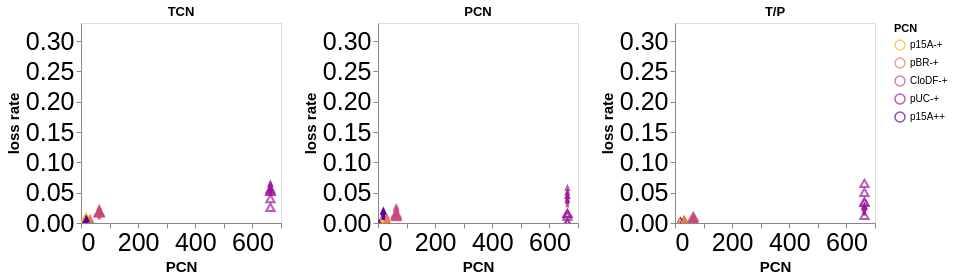

Source (notebook cell):
### Code cell
TCN_loss_PCNasX = alt.Chart(combined_scatter_DF).mark_point(size=70).encode(
    alt.X("averagePCN", axis=alt.Axis(labelFontSize=25, titleFontSize=15, grid=False), title='PCN'),
    alt.Y("rate_of_loss_log(transposon copy)", scale=alt.Scale(domain=[0, 0.33]), axis=alt.Axis(labelFontSize=25, titleFontSize=15, grid=False), title='loss rate'),
    color=alt.Color('PCN').scale(scheme=colorScheme,reverse=True),
    shape=alt.Shape('Kan:O', legend=None, scale=alt.Scale(range=['arrow', 'triangle']))
).properties(
    title='TCN',
    width=200,
    height=200
)

PCN_loss_PCNasX = alt.Chart(combined_scatter_DF).mark_point(size=70).encode(
    alt.X("averagePCN", axis=alt.Axis(labelFontSize=25, titleFontSize=15, grid=False), title='PCN'),
    alt.Y("rate_of_loss_log(plasmid copy)", scale=alt.Scale(domain=[0, 0.33]), axis=alt.Axis(labelFontSize=25, titleFontSize=15, grid=False), title='loss rate'),
    color=alt.Color('PCN').scale(scheme=colorScheme,reverse=True),
    shape=alt.Shape('Kan:O', legend=None, scale=alt.Scale(range=['arrow', 'triangle']))
).properties(
    title='PCN',
    width=200,
    height=200
)

Ratio_loss_PCNasX = alt.Chart(combined_scatter_DF).mark_point(size=70).encode(
    alt.X("averagePCN", axis=alt.Axis(labelFontSize=25, titleFontSize=15, grid=False), title='PCN'),
    alt.Y("rate_of_loss_log(T/P)", scale=alt.Scale(domain=[0, 0.33]), axis=alt.Axis(labelFontSize=25, titleFontSize=15, grid=False), title='loss rate'),
    color=alt.Color('PCN').scale(scheme=colorScheme,reverse=True),
    shape=alt.Shape('Kan:O', legend=None, scale=alt.Scale(range=['arrow', 'triangle']))
).properties(
    title='T/P',
    width=200,
    height=200
)

Loss_combined_PCNasX_chart = TCN_loss_PCNasX | PCN_loss_PCNasX | Ratio_loss_PCNasX

Loss_combined_PCNasX_chart.interactive()

### Figure 1 — Vega-Lite specification as saved in the notebook (floating-point values rounded to 4 significant figures)
{"config": {"view": {"continuousWidth": 300, "continuousHeight": 300}}, "hconcat": [{"mark": {"type": "point", "size": 70}, "encoding": {"color": {"field": "PCN", "scale": {"scheme": "plasma", "reverse": true}, "sort": ["p15A-+", "pBR-+", "CloDF-+", "pUC-+", "p15A++"], "type": "ordinal"}, "shape": {"field": "Kan", "legend": null, "scale": {"range": ["arrow", "triangle"]}, "type": "ordinal"}, "x": {"axis": {"grid": false, "labelFontSize": 25, "titleFontSize": 15}, "field": "averagePCN", "title": "PCN", "type": "quantitative"}, "y": {"axis": {"grid": false, "labelFontSize": 25, "titleFontSize": 15}, "field": "rate_of_loss_log(transposon copy)", "scale": {"domain": [0, 0.33]}, "title": "loss rate", "type": "quantitative"}}, "height": 200, "name": "view_1", "title": "TCN", "width": 200}, {"mark": {"type": "point", "size": 70}, "encoding": {"color": {"field": "PCN", "scale": {"scheme": "plasma", "reverse": true}, "sort": ["p15A-+", "pBR-+", "CloDF-+", "pUC-+", "p15A++"], "type": "ordinal"}, "shape": {"field": "Kan", "legend": null, "scale": {"range": ["arrow", "triangle"]}, "type": "ordinal"}, "x": {"axis": {"grid": false, "labelFontSize": 25, "titleFontSize": 15}, "field": "averagePCN", "title": "PCN", "type": "quantitative"}, "y": {"axis": {"grid": false, "labelFontSize": 25, "titleFontSize": 15}, "field": "rate_of_loss_log(plasmid copy)", "scale": {"domain": [0, 0.33]}, "title": "loss rate", "type": "quantitative"}}, "height": 200, "name": "view_2", "title": "PCN", "width": 200}, {"mark": {"type": "point", "size": 70}, "encoding": {"color": {"field": "PCN", "scale": {"scheme": "plasma", "reverse": true}, "sort": ["p15A-+", "pBR-+", "CloDF-+", "pUC-+", "p15A++"], "type": "ordinal"}, "shape": {"field": "Kan", "legend": null, "scale": {"range": ["arrow", "triangle"]}, "type": "ordinal"}, "x": {"axis": {"grid": false, "labelFontSize": 25, "titleFontSize": 15}, "field": "averagePCN", "title": "PCN", "type": "quantitative"}, "y": {"axis": {"grid": false, "labelFontSize": 25, "titleFontSize": 15}, "field": "rate_of_loss_log(T/P)", "scale": {"domain": [0, 0.33]}, "title": "loss rate", "type": "quantitative"}}, "height": 200, "name": "view_3", "title": "T/P", "width": 200}], "data": {"name": "data-339bb8b5ad7057c37fdbd13dbce90106"}, "params": [{"name": "param_4", "select": {"type": "interval", "encodings": ["x", "y"]}, "bind": "scales", "views": ["view_1", "view_2", "view_3"]}], "$schema": "https://vega.github.io/schema/vega-lite/v5.20.1.json", "datasets": {"data-339bb8b5ad7057c37fdbd13dbce90106": [{"PCN": "p15A-+", "ExpRep": "1", "rate_of_loss_log(transposon copy)": 0.006289, "rate_of_loss_log(plasmid copy)": -0.005102, "rate_of_loss_log(T/P)": -0.008025, "Kan": 1, "averagePCN": 17.22, "replicate_averagePCN": 24.1}, {"PCN": "p15A-+", "ExpRep": "2", "rate_of_loss_log(transposon copy)": 0.005654, "rate_of_loss_log(plasmid copy)": -0.001638, "rate_of_loss_log(T/P)": -0.005797, "Kan": 1, "averagePCN": 17.22, "replicate_averagePCN": 22.64}, {"PCN": "p15A-+", "ExpRep": "3", "rate_of_loss_log(transposon copy)": 0.005716, "rate_of_loss_log(plasmid copy)": -0.001469, "rate_of_loss_log(T/P)": -0.003795, "Kan": 1, "averagePCN": 17.22, "replicate_averagePCN": 25.08}, {"PCN": "p15A-+", "ExpRep": "4", "rate_of_loss_log(transposon copy)": 0.005734, "rate_of_loss_log(plasmid copy)": -0.001952, "rate_of_loss_log(T/P)": -0.003283, "Kan": 1, "averagePCN": 17.22, "replicate_averagePCN": 24.65}, {"PCN": "p15A-+", "ExpRep": "5", "rate_of_loss_log(transposon copy)": 0.005035, "rate_of_loss_log(plasmid copy)": -0.002417, "rate_of_loss_log(T/P)": -0.002432, "Kan": 1, "averagePCN": 17.22, "replicate_averagePCN": 21.87}, {"PCN": "pBR-+", "ExpRep": "1", "rate_of_loss_log(transposon copy)": 0.0005438, "rate_of_loss_log(plasmid copy)": -0.001107, "rate_of_loss_log(T/P)": 0.001711, "Kan": 1, "averagePCN": 31.71, "replicate_averagePCN": 31.51}, {"PCN": "pBR-+", "ExpRep": "2", "rate_of_loss_log(transposon copy)": -0.0005329, "rate_of_loss_log(plasmid copy)": -0.002254, "rate_of_loss_log(T/P)": 0.001697, "Kan": 1, "averagePCN": 31.71, "replicate_averagePCN": 32.76}, {"PCN": "pBR-+", "ExpRep": "3", "rate_of_loss_log(transposon copy)": -0.0004653, "rate_of_loss_log(plasmid copy)": -0.001655, "rate_of_loss_log(T/P)": 0.001218, "Kan": 1, "averagePCN": 31.71, "replicate_averagePCN": 30.7}, {"PCN": "pBR-+", "ExpRep": "4", "rate_of_loss_log(transposon copy)": 0.0008343, "rate_of_loss_log(plasmid copy)": -0.0009261, "rate_of_loss_log(T/P)": 0.00182, "Kan": 1, "averagePCN": 31.71, "replicate_averagePCN": 30.12}, {"PCN": "pBR-+", "ExpRep": "5", "rate_of_loss_log(transposon copy)": 0.00144, "rate_of_loss_log(plasmid copy)": -0.0004953, "rate_of_loss_log(T/P)": 0.002024, "Kan": 1, "averagePCN": 31.71, "replicate_averagePCN": 27.83}, {"PCN": "CloDF-+", "ExpRep": "1", "rate_of_loss_log(transposon copy)": 0.01563, "rate_of_loss_log(plasmid copy)": 0.008621, "rate_of_loss_log(T/P)": 0.007591, "Kan": 1, "averagePCN": 63.97, "replicate_averagePCN": 64.15}, {"PCN": "CloDF-+", "ExpRep": "2", "rate_of_loss_log(transposon copy)": 0.01434, "rate_of_loss_log(plasmid copy)": 0.01106, "rate_of_loss_log(T/P)": 0.003773, "Kan": 1, "averagePCN": 63.97, "replicate_averagePCN": 64.03}, {"PCN": "CloDF-+", "ExpRep": "3", "rate_of_loss_log(transposon copy)": 0.01713, "rate_of_loss_log(plasmid copy)": 0.009048, "rate_of_loss_log(T/P)": 0.008728, "Kan": 1, "averagePCN": 63.97, "replicate_averagePCN": 72.51}, {"PCN": "CloDF-+", "ExpRep": "4", "rate_of_loss_log(transposon copy)": 0.01563, "rate_of_loss_log(plasmid copy)": 0.01202, "rate_of_loss_log(T/P)": 0.004306, "Kan": 1, "averagePCN": 63.97, "replicate_averagePCN": 50.36}, {"PCN": "CloDF-+", "ExpRep": "5", "rate_of_loss_log(transposon copy)": 0.01572, "rate_of_loss_log(plasmid copy)": 0.0141, "rate_of_loss_log(T/P)": 0.002376, "Kan": 1, "averagePCN": 63.97, "replicate_averagePCN": 47.66}, {"PCN": "pUC-+", "ExpRep": "1", "rate_of_loss_log(transposon copy)": 0.03824, "rate_of_loss_log(plasmid copy)": 0.01369, "rate_of_loss_log(T/P)": 0.03294, "Kan": 1, "averagePCN": 662.9, "replicate_averagePCN": 994.0}, {"PCN": "pUC-+", "ExpRep": "2", "rate_of_loss_log(transposon copy)": 0.0508, "rate_of_loss_log(plasmid copy)": -0.000161, "rate_of_loss_log(T/P)": 0.06345, "Kan": 1, "averagePCN": 662.9, "replicate_averagePCN": 2493.0}, {"PCN": "pUC-+", "ExpRep": "3", "rate_of_loss_log(transposon copy)": 0.05028, "rate_of_loss_log(plasmid copy)": -0.002971, "rate_of_loss_log(T/P)": 0.04843, "Kan": 1, "averagePCN": 662.9, "replicate_averagePCN": 2084.0}, {"PCN": "pUC-+", "ExpRep": "4", "rate_of_loss_log(transposon copy)": 0.02361, "rate_of_loss_log(plasmid copy)": 0.01338, "rate_of_loss_log(T/P)": 0.01058, "Kan": 1, "averagePCN": 662.9, "replicate_averagePCN": 982.3}, {"PCN": "pUC-+", "ExpRep": "5", "rate_of_loss_log(transposon copy)": 0.05409, "rate_of_loss_log(plasmid copy)": 0.009432, "rate_of_loss_log(T/P)": 0.03223, "Kan": 1, "averagePCN": 662.9, "replicate_averagePCN": 1200.0}, {"PCN": "p15A++", "ExpRep": "1", "rate_of_loss_log(transposon copy)": -0.0003865, "rate_of_loss_log(plasmid copy)": -0.0004046, "rate_of_loss_log(T/P)": -0.0003226, "Kan": 1, "averagePCN": 18.81, "replicate_averagePCN": 32.13}, {"PCN": "p15A++", "ExpRep": "2", "rate_of_loss_log(transposon copy)": 0.0003412, "rate_of_loss_log(plasmid copy)": 0.002366, "rate_of_loss_log(T/P)": -0.0008668, "Kan": 1, "averagePCN": 18.81, "replicate_averagePCN": 31.24}, {"PCN": "p15A++", "ExpRep": "3", "rate_of_loss_log(transposon copy)": 0.0006971, "rate_of_loss_log(plasmid copy)": 0.005703, "rate_of_loss_log(T/P)": -0.003013, "Kan": 1, "averagePCN": 18.81, "replicate_averagePCN": 33.16}, {"PCN": "p15A++", "ExpRep": "4", "rate_of_loss_log(transposon copy)": 0.001114, "rate_of_loss_log(plasmid copy)": 0.007021, "rate_of_loss_log(T/P)": -0.003689, "Kan": 1, "averagePCN": 18.81, "replicate_averagePCN": 34.95}, {"PCN": "p15A++", "ExpRep": "5", "rate_of_loss_log(transposon copy)": 5.744e-05, "rate_of_loss_log(plasmid copy)": 0.003744, "rate_of_loss_log(T/P)": -0.00313, "Kan": 1, "averagePCN": 18.81, "replicate_averagePCN": 30.58}, {"PCN": "p15A-+", "ExpRep": "1", "rate_of_loss_log(transposon copy)": 0.005606, "rate_of_loss_log(plasmid copy)": 0.006861, "rate_of_loss_log(T/P)": -0.01261, "Kan": 0, "averagePCN": 17.22, "replicate_averagePCN": 16.32}, {"PCN": "p15A-+", "ExpRep": "2", "rate_of_loss_log(transposon copy)": 0.004895, "rate_of_loss_log(plasmid copy)": 0.001912, "rate_of_loss_log(T/P)": -0.002308, "Kan": 0, "averagePCN": 17.22, "replicate_averagePCN": 20.83}, {"PCN": "p15A-+", "ExpRep": "3", "rate_of_loss_log(transposon copy)": 0.00543, "rate_of_loss_log(plasmid copy)": 0.01445, "rate_of_loss_log(T/P)": -0.0209, "Kan": 0, "averagePCN": 17.22, "replicate_averagePCN": 15.16}, {"PCN": "p15A-+", "ExpRep": "4", "rate_of_loss_log(transposon copy)": 0.005604, "rate_of_loss_log(plasmid copy)": 0.005181, "rate_of_loss_log(T/P)": -0.006187, "Kan": 0, "averagePCN": 17.22, "replicate_averagePCN": 16.05}, {"PCN": "p15A-+", "ExpRep": "5", "rate_of_loss_log(transposon copy)": 0.005177, "rate_of_loss_log(plasmid copy)": 0.002968, "rate_of_loss_log(T/P)": -0.001383, "Kan": 0, "averagePCN": 17.22, "replicate_averagePCN": 17.73}, {"PCN": "pBR-+", "ExpRep": "1", "rate_of_loss_log(transposon copy)": 0.002731, "rate_of_loss_log(plasmid copy)": 0.00437, "rate_of_loss_log(T/P)": -0.001509, "Kan": 0, "averagePCN": 31.71, "replicate_averagePCN": 32.3}, {"PCN": "pBR-+", "ExpRep": "2", "rate_of_loss_log(transposon copy)": 0.0005467, "rate_of_loss_log(plasmid copy)": 0.002281, "rate_of_loss_log(T/P)": -0.001703, "Kan": 0, "averagePCN": 31.71, "replicate_averagePCN": 32.87}, {"PCN": "pBR-+", "ExpRep": "3", "rate_of_loss_log(transposon copy)": 0.004064, "rate_of_loss_log(plasmid copy)": 0.005659, "rate_of_loss_log(T/P)": -0.001409, "Kan": 0, "averagePCN": 31.71, "replicate_averagePCN": 31.29}, {"PCN": "pBR-+", "ExpRep": "4", "rate_of_loss_log(transposon copy)": 0.002796, "rate_of_loss_log(plasmid copy)": 0.003696, "rate_of_loss_log(T/P)": -0.0007781, "Kan": 0, "averagePCN": 31.71, "replicate_averagePCN": 32.05}, {"PCN": "pBR-+", "ExpRep": "5", "rate_of_loss_log(transposon copy)": 0.003297, "rate_of_loss_log(plasmid copy)": 0.004602, "rate_of_loss_log(T/P)": -0.001144, "Kan": 0, "averagePCN": 31.71, "replicate_averagePCN": 30.03}, {"PCN": "CloDF-+", "ExpRep": "1", "rate_of_loss_log(transposon copy)": 0.02183, "rate_of_loss_log(plasmid copy)": 0.02266, "rate_of_loss_log(T/P)": 0.0007768, "Kan": 0, "averagePCN": 63.97, "replicate_averagePCN": 70.56}, {"PCN": "CloDF-+", "ExpRep": "2", "rate_of_loss_log(transposon copy)": 0.01603, "rate_of_loss_log(plasmid copy)": 0.0191, "rate_of_loss_log(T/P)": -0.002092, "Kan": 0, "averagePCN": 63.97, "replicate_averagePCN": 66.94}, {"PCN": "CloDF-+", "ExpRep": "3", "rate_of_loss_log(transposon copy)": 0.01764, "rate_of_loss_log(plasmid copy)": 0.01992, "rate_of_loss_log(T/P)": -0.001245, "Kan": 0, "averagePCN": 63.97, "replicate_averagePCN": 63.2}, {"PCN": "CloDF-+", "ExpRep": "4", "rate_of_loss_log(transposon copy)": 0.01423, "rate_of_loss_log(plasmid copy)": 0.01443, "rate_of_loss_log(T/P)": 0.0008482, "Kan": 0, "averagePCN": 63.97, "replicate_averagePCN": 63.61}, {"PCN": "CloDF-+", "ExpRep": "5", "rate_of_loss_log(transposon copy)": 0.01701, "rate_of_loss_log(plasmid copy)": 0.01818, "rate_of_loss_log(T/P)": 0.0001884, "Kan": 0, "averagePCN": 63.97, "replicate_averagePCN": 55.53}, {"PCN": "pUC-+", "ExpRep": "1", "rate_of_loss_log(transposon copy)": 0.05341, "rate_of_loss_log(plasmid copy)": 0.03412, "rate_of_loss_log(T/P)": 0.02412, "Kan": 0, "averagePCN": 662.9, "replicate_averagePCN": 714.2}, {"PCN": "pUC-+", "ExpRep": "2", "rate_of_loss_log(transposon copy)": 0.05982, "rate_of_loss_log(plasmid copy)": 0.04598, "rate_of_loss_log(T/P)": 0.02123, "Kan": 0, "averagePCN": 662.9, "replicate_averagePCN": 634.6}, {"PCN": "pUC-+", "ExpRep": "3", "rate_of_loss_log(transposon copy)": 0.05617, "rate_of_loss_log(plasmid copy)": 0.04049, "rate_of_loss_log(T/P)": 0.02405, "Kan": 0, "averagePCN": 662.9, "replicate_averagePCN": 703.9}, {"PCN": "pUC-+", "ExpRep": "4", "rate_of_loss_log(transposon copy)": 0.06117, "rate_of_loss_log(plasmid copy)": 0.05369, "rate_of_loss_log(T/P)": 0.02437, "Kan": 0, "averagePCN": 662.9, "replicate_averagePCN": 641.5}, {"PCN": "pUC-+", "ExpRep": "5", "rate_of_loss_log(transposon copy)": 0.05312, "rate_of_loss_log(plasmid copy)": 0.04022, "rate_of_loss_log(T/P)": 0.02093, "Kan": 0, "averagePCN": 662.9, "replicate_averagePCN": 620.3}, {"PCN": "p15A++", "ExpRep": "1", "rate_of_loss_log(transposon copy)": 0.002558, "rate_of_loss_log(plasmid copy)": 0.01442, "rate_of_loss_log(T/P)": -0.00887, "Kan": 0, "averagePCN": 18.81, "replicate_averagePCN": 18.74}, {"PCN": "p15A++", "ExpRep": "2", "rate_of_loss_log(transposon copy)": 0.00249, "rate_of_loss_log(plasmid copy)": 0.01516, "rate_of_loss_log(T/P)": -0.009858, "Kan": 0, "averagePCN": 18.81, "replicate_averagePCN": 19.81}, {"PCN": "p15A++", "ExpRep": "3", "rate_of_loss_log(transposon copy)": 0.002368, "rate_of_loss_log(plasmid copy)": 0.01348, "rate_of_loss_log(T/P)": -0.008228, "Kan": 0, "averagePCN": 18.81, "replicate_averagePCN": 20.43}, {"PCN": "p15A++", "ExpRep": "4", "rate_of_loss_log(transposon copy)": 0.001762, "rate_of_loss_log(plasmid copy)": 0.01683, "rate_of_loss_log(T/P)": -0.01321, "Kan": 0, "averagePCN": 18.81, "replicate_averagePCN": 17.68}, {"PCN": "p15A++", "ExpRep": "5", "rate_of_loss_log(transposon copy)": 0.001965, "rate_of_loss_log(plasmid copy)": 0.01409, "rate_of_loss_log(T/P)": -0.009751, "Kan": 0, "averagePCN": 18.81, "replicate_averagePCN": 17.37}]}}
